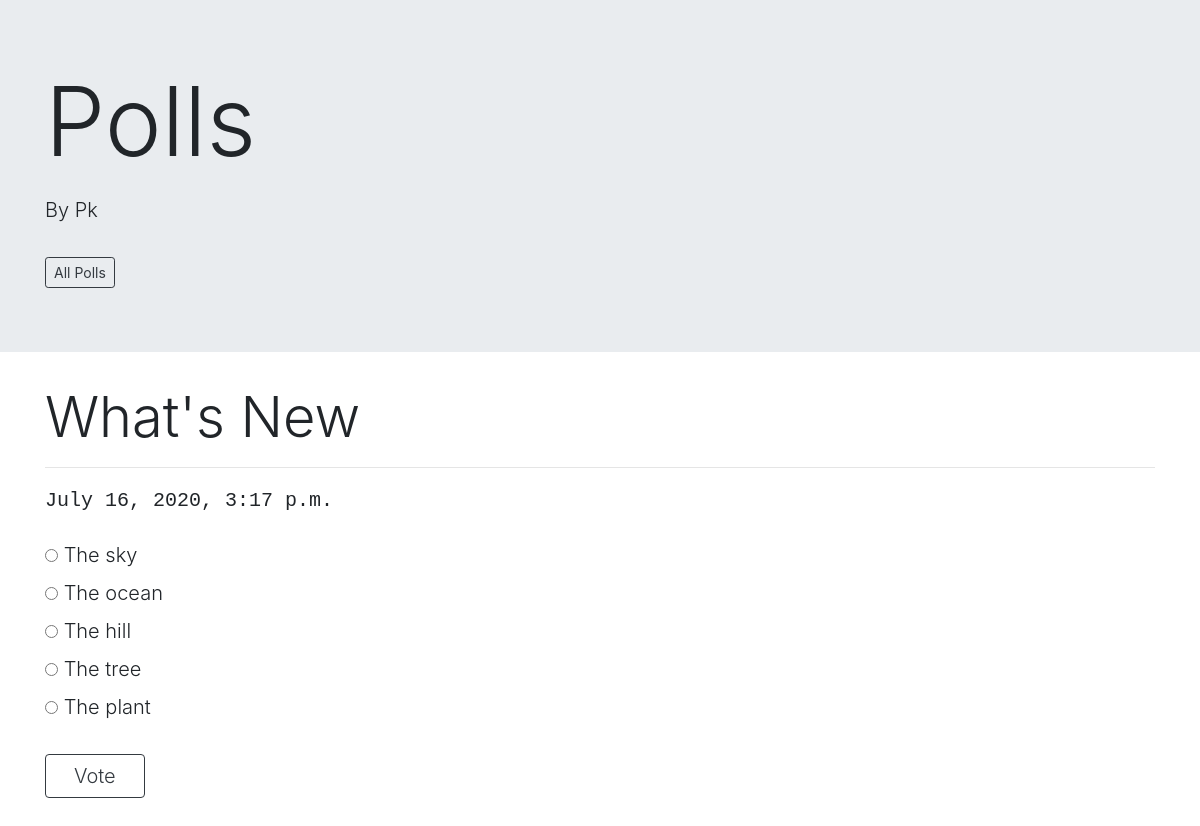
/1/, run on the app's committed database.
### polls/models.py (models this page shows, shortened)
class Question(models.Model):
    question_text = models.CharField(max_length=200)
    pub_date = models.DateTimeField('date published')

class Choice(models.Model):
    question = models.ForeignKey(Question, on_delete=models.CASCADE)
    choice_text = models.CharField(max_length=200)
    votes = models.IntegerField(default=0)

### polls/views.py (the view)
# urls.py: path('<int:question_id>/', views.detail, name='detail'),
def detail(request, question_id):
    question = get_object_or_404(Question, pk=question_id)
    return render(request, 'polls/detail.html', {'question': question})

### polls/templates/polls/detail.html (shortened to what this page needs)
{% extends 'polls/base.html' %}
{% block content %}
<div class="display-4">
    {{ question.question_text }}
</div>
<hr>
<samp>
    {{ question.pub_date }}
</samp>
<div class="">
    <div class="mt-4 pb-5 float-left">
    <form action="{% url 'polls:vote' question.id %}" method="post">
    {% for choice in question.choice_set.all %}
        <input
            type="radio"
            name="choice"
            id="choice{{ forloop.counter }}"
            value="{{ choice.id }}"
            required
        >
        <label
            for="choice{{ forloop.counter }}">
            {{ choice.choice_text }}
        </label>
        <br>
    {% endfor %}
    <button class="btn btn-outline-dark mt-4" type="submit">
            <span class="lead p-3">Vote</span>
    </button>
    </form>
    </div>
</div>
{% endblock %}

### data on the page
Question: question_text "What's New", pub_date "July 16, 2020, 3:17 p.m."
Choice: choice_text "The sky"
Choice: choice_text "The ocean"
Choice: choice_text "The hill"
Choice: choice_text "The tree"
Choice: choice_text "The plant"
